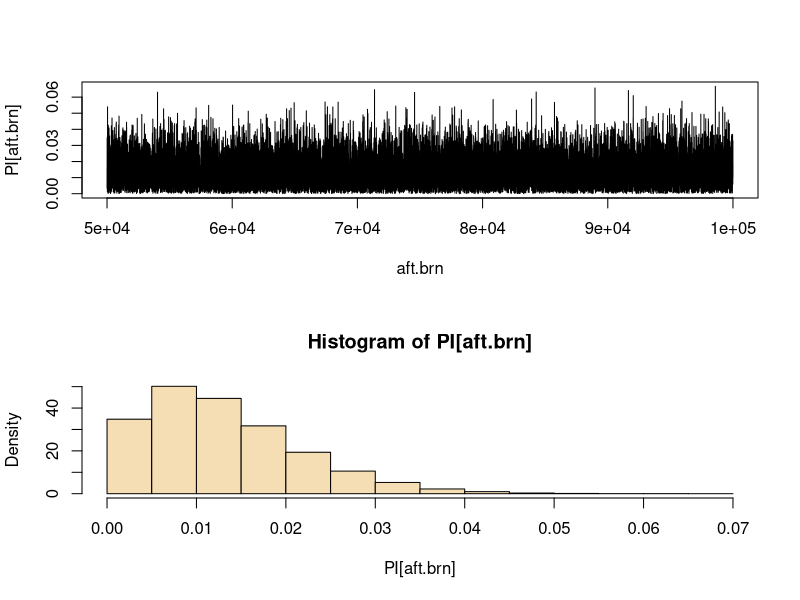

Source code (R):
#medical screening test
set.seed(2842);
#gibbs sampler
m = 100000; PI = numeric(m); PI[1] = .5
alpha = 1; beta = 1; eta = .96; theta = .93 #beta prior, sensitivity, specificity
n = 500; A = 36; B = n - A  #500 observations, 36 positive
for (i in 2:m) {
 num.x = PI[i-1]*eta; den.x = num.x + (1-PI[i-1])*(1 - theta)
 X = rbinom(1, A, num.x/den.x)
 num.y = PI[i-1]*(1 - eta); den.y = num.y + (1-PI[i-1])*theta
 Y = rbinom(1, B, num.y/den.y) # P(D = 1|T = 0) = 1 - gamma
 PI[i] = rbeta(1, X + Y + alpha, n - X - Y + beta) }


aft.brn = seq(m/2 + 1,m)
mean(PI[aft.brn])  #point estimate of prevalence
quantile(PI[aft.brn], c(.025, .975)) 

set.seed(2842)
#informative prior for beta (1.5,36)
m = 100000; PI = numeric(m); PI[1] = .5
alpha = 1.5; beta = 36; eta = .96; theta = .93
n = 500; A = 36; B = n - A
for (i in 2:m)
{
 num.x = PI[i-1]*eta; den.x = num.x + (1-PI[i-1])*(1 - theta)
 X = rbinom(1, A, num.x/den.x)
 num.y = PI[i-1]*(1 - eta); den.y = num.y + (1-PI[i-1])*theta
 Y = rbinom(1, B, num.y/den.y)
 PI[i] = rbeta(1, X + Y + alpha, n - X - Y + beta)
 }

aft.brn = seq(m/2 + 1,m);
 mean(PI[aft.brn]) #point estimate for prevalence
quantile(PI[aft.brn], c(.025, .975))  #95% CI for prevalence

par(mfrow=c(2,1))
 plot(aft.brn, PI[aft.brn], type="l"); hist(PI[aft.brn], prob=T, col="wheat")
par(mfrow=c(1,1)) 
